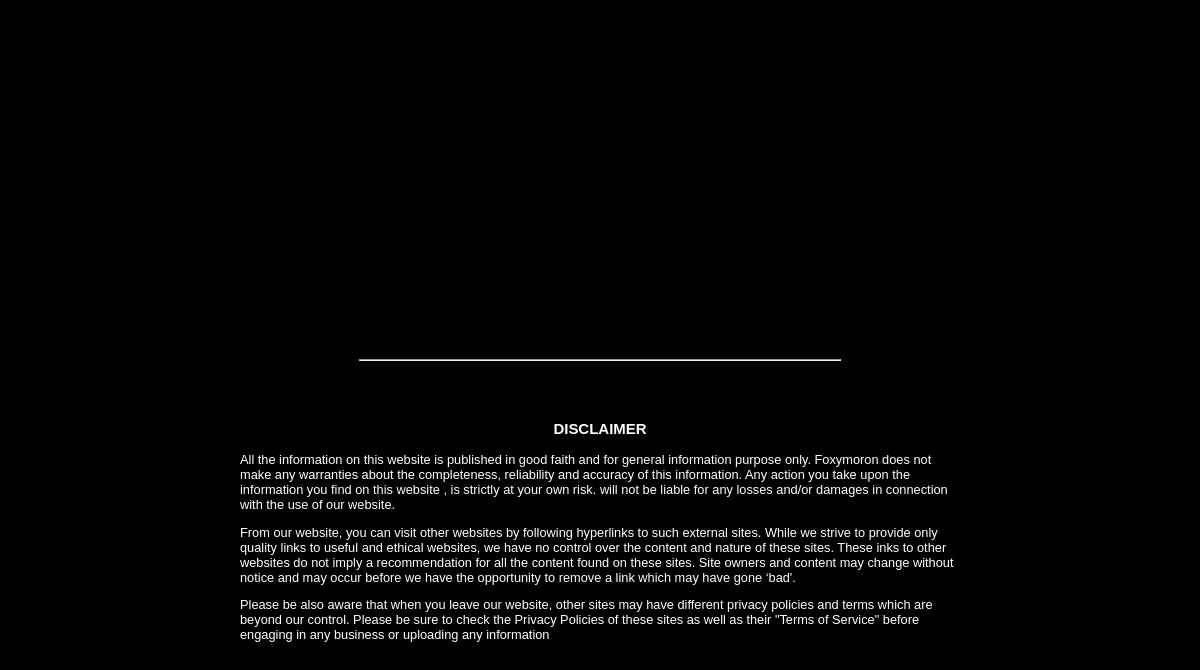
/blog/ (lower part), run on an earlier commit of the app's database.
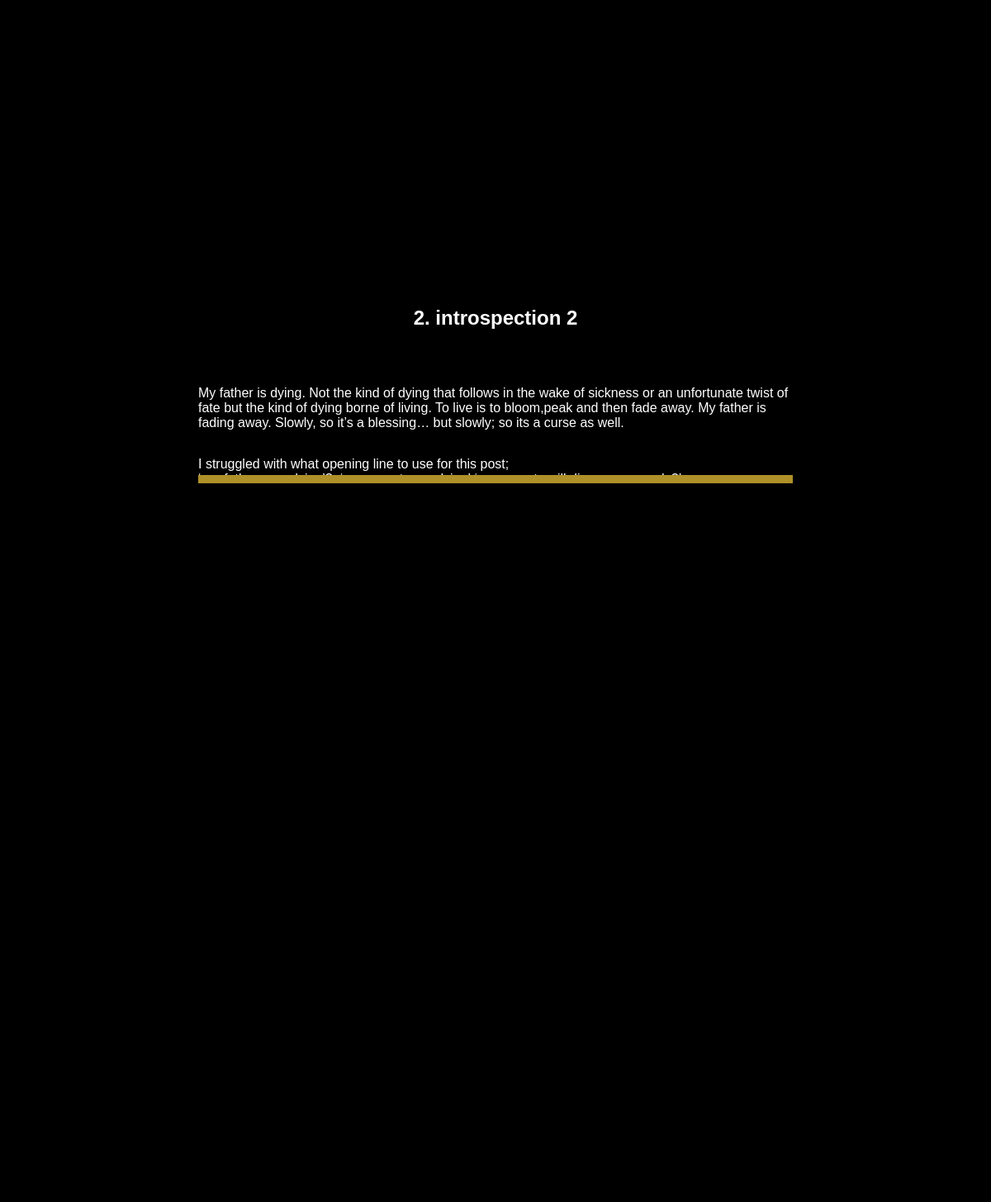
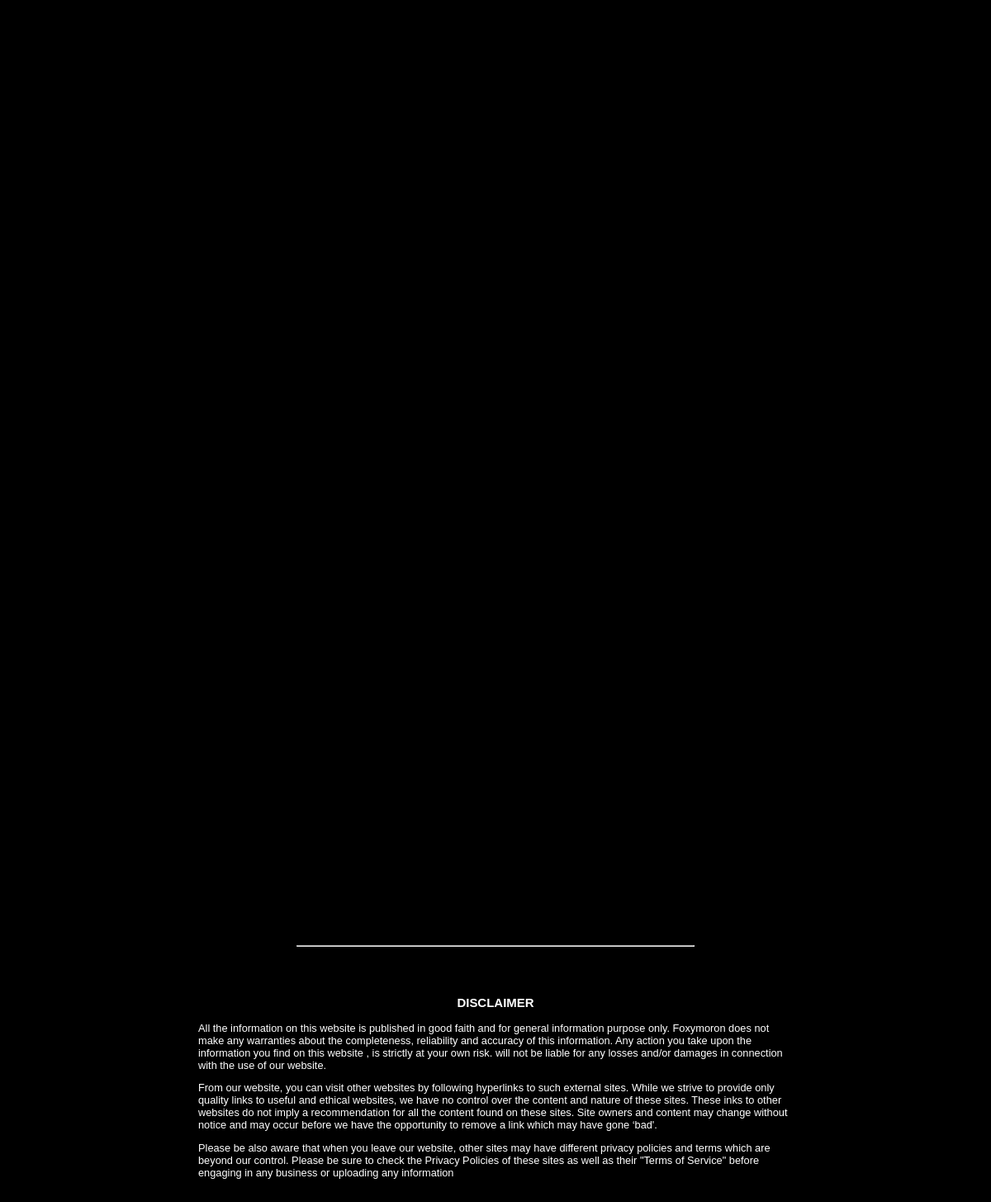
And on a later commit of the database (2 pictures, top to bottom).
### blog/models.py (models this page shows, shortened)
class Post(models.Model):
    title = models.CharField(max_length=100)
    body = models.TextField()
    author = models.CharField(max_length=100)
    published = models.DateField(auto_now_add=True)
    edited = models.DateField(auto_now=True)

### blog/views.py (the view)
# urls.py: path('', PostListView.as_view(), name='home'),
class PostListView(ListView):
    allow_empty = True
    model = Post
    template_name = 'blog/post-list.html'
    def get_context_data(self, **kwargs):
        context = super().get_context_data(**kwargs)
        context['posts'] = Post.objects.all()
        return context

### templates/blog/post-list.html (shortened to what this page needs)
{% load static %}
<!DOCTYPE html>
<html lang="en">
<head>
    <link rel="stylesheet" href="">
    <link rel="stylesheet" href="{% static 'css/styles.css' %}">
</head>
<body class='dark-mode'>
    <main>
    <div class="grid">
            {% for post in posts %}
        <div class="box box-stub">
            <div class="main-post">
                <h2>{{post.id}}. {{post.title}}</h2>
                <p>
                {{post.body | linebreaks}}
                <br/>
                </p>
            </div>
        </div>
        {% endfor %}
    </div>
    </main>
    <hr style="width:40vw; color:#af9029">
    <br>
    <br>
    <footer>
        <div id='disclaimer'>
                <h3 style='text-align:center'>DISCLAIMER</h3>
                <p>
            All the information on this website is published
            in good faith and for general information purpose
                only. Foxymoron does not make any warranties
                about the completeness, reliability and accuracy
                of this information. Any action you take upon
                the information you find on this website
                , is strictly at your own risk. will not be liable for
                any losses and/or damages in connection with the use of our website.
                </p>
                <p>
                From our website, you can visit other websites
                by following hyperlinks to such external sites.
                While we strive to provide only quality links
                to useful and ethical websites, we have no control
                    over the content and nature of these sites. These
                    inks to other websites do not imply a recommendation
                    for all the content found on these sites. Site owners
                    and content may change without notice and may occur
                    before we have the opportunity to remove a link which may have gone ‘bad'.
                </p>
                <p>
                Please be also aware that when you leave our website,
                other sites may have different privacy policies and
                    terms which are beyond our control. Please be sure to
                    check the Privacy Policies of these sites as well as their
                    "Terms of Service" before engaging in any business
                    or uploading any information
                </p>
                <div style='display:flex; justify-content:end;'>
                        <a href="{% url 'login' %}" id="admin-link"style='text-decoration:none'>Not Confidential</a>
                    </div>
        </div>
    </footer>
</body>
</html>

### static/css/styles.css (style rules this page uses)
html,body { font-family: 'Montserrat', sans-serif; padding:0; margin:0; }
.dark-mode { background-color:black; color: white }
footer { display:flex; justify-content: center; max-height:200px; }
#disclaimer { width: 60%; font-size: .8rem; }
.main-post { text-align: center; width:100%; }
.main-post h2 { text-align: center; }
.main-post p { text-align: left; }
@media only screen and (min-width: 600px) { .main-post { width:95%; } }
@media only screen and (min-width: 768px) { .main-post { display:flex; flex-direction: column; justify-items: center; box-sizing: border-box; width:100%; height:inherit; } }
@media only screen and (min-width: 768px) { .grid { display: grid; grid-template-columns: 100%; justify-items: center; } }
@media only screen and (min-width: 768px) { .box-stub { height: 10%; width:60%; overflow: hidden; border-bottom: solid 10px #af9029; animation: shower 1s; } }

What changed in the data, as far as the page shows it:
added Post: id "2", title "introspection 2", body "My father is dying. Not the kind of dying that follows in the wake of sickness or an unfortunate twist of fate but the kind of dying borne of living. To live is to bloom,peak and then fade away. My father is fading away. Slowly, so it’s a blessing… but slowly; so its a curse as well. I struggled with what opening line to use for this post; ‘our fathers are dying’?, ‘our parents are dying’,‘our parents will die, are we ready?’"
